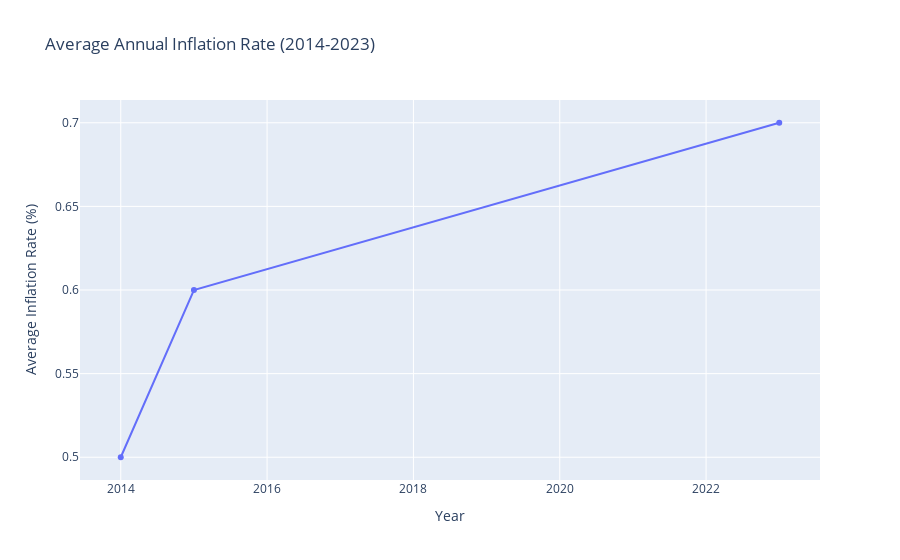

The notebook cell this image was saved under:
### Code cell


### Figure 1 — Plotly figure (JSON) as saved in the notebook; plotly's stock layout.template omitted (floating-point values rounded to 4 significant figures)
{"data": [{"hovertemplate": "Year=%{x}<br>Average Inflation Rate (%)=%{y}<extra></extra>", "legendgroup": "", "line": {"color": "#636efa", "dash": "solid", "shape": "linear"}, "marker": {"symbol": "circle"}, "mode": "markers+lines", "name": "", "orientation": "v", "showlegend": false, "type": "scatter", "x": [2014, 2015, 2023], "xaxis": "x", "y": [0.5, 0.6, 0.7], "yaxis": "y"}], "layout": {"legend": {"tracegroupgap": 0}, "title": {"text": "Average Annual Inflation Rate (2014-2023)"}, "xaxis": {"anchor": "y", "domain": [0, 1], "title": {"text": "Year"}}, "yaxis": {"anchor": "x", "domain": [0, 1], "title": {"text": "Average Inflation Rate (%)"}}}}
